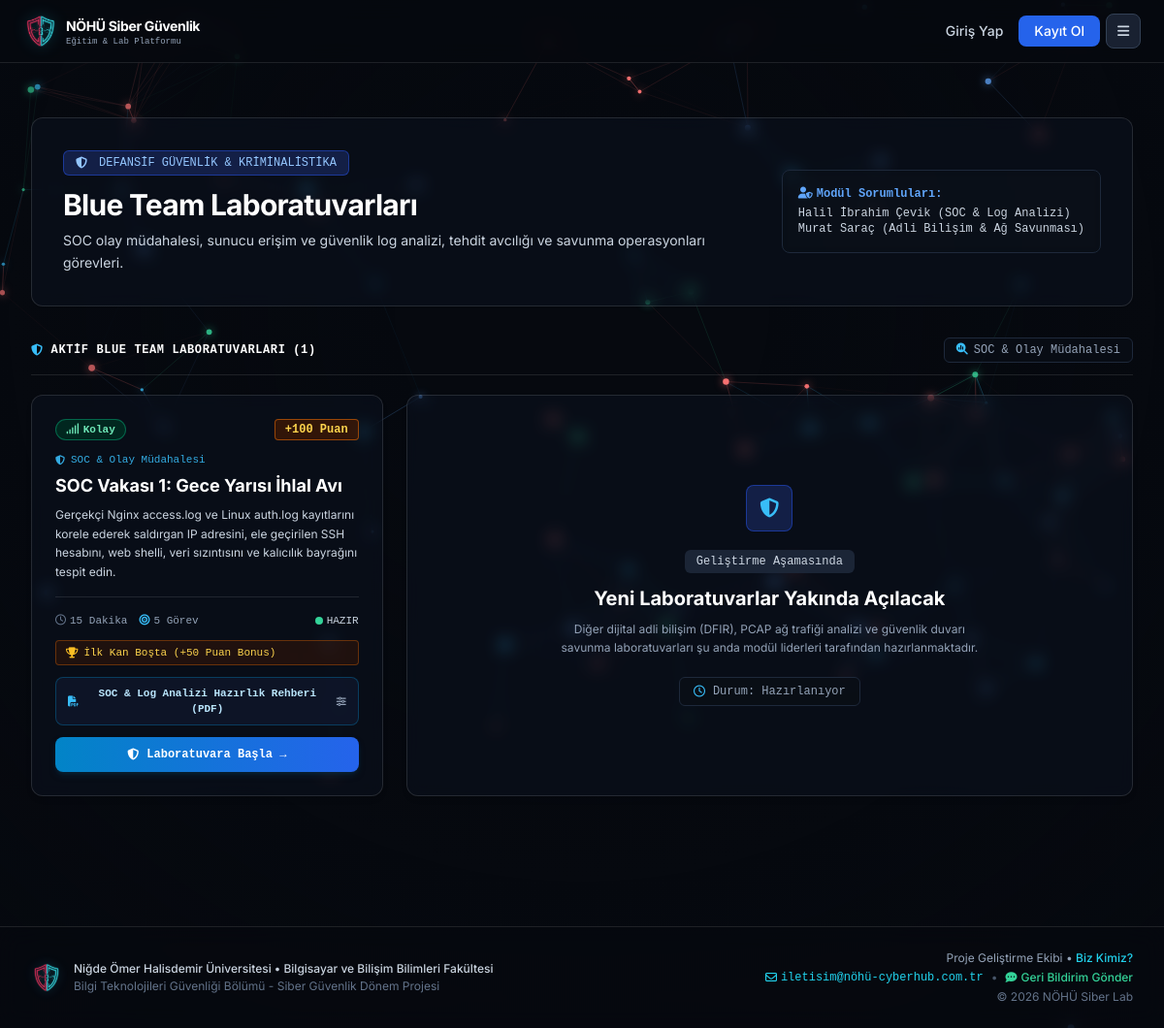
The app's page /blue-team with its own data.
### models.py (models this page shows, shortened)
class Lab(db.Model):
    __tablename__ = 'labs'
    id = db.Column(db.Integer, primary_key=True)
    slug = db.Column(db.String(64), unique=True, nullable=False)
    title = db.Column(db.String(128), nullable=False)
    category = db.Column(db.String(32), nullable=False) # 'red_team' or 'blue_team'
    sub_category = db.Column(db.String(64), nullable=True) # e.g. 'OWASP Top 10', 'Phishing', 'Digital Forensics', 'Log Analizi'
    difficulty = db.Column(db.String(32), default='Başlangıç') # Başlangıç, Orta, İleri
    points = db.Column(db.Integer, default=100)
    time_limit_sec = db.Column(db.Integer, default=600) # 10 minutes default
    description = db.Column(db.Text, nullable=False)
    scenario = db.Column(db.Text, nullable=False)
    instructions = db.Column(db.Text, nullable=False)
    hint = db.Column(db.Text, nullable=True)
    hint1 = db.Column(db.Text, nullable=True) # Ücretsiz ipucu (Temel Rehber)
    hint2 = db.Column(db.Text, nullable=True) # İleri ipucu (-10 Ceza Puanı)
    flag = db.Column(db.String(128), nullable=False) # e.g. FLAG{...}
    lab_type = db.Column(db.String(32), default='standard') # 'sqli', 'xss', 'phishing', 'forensics', 'log_analysis', 'multi_task'
    is_published = db.Column(db.Boolean, default=True)
    progress = db.relationship('UserLabProgress', backref='lab', cascade='all, delete-orphan', lazy='dynamic')
    writeups = db.relationship('LabWriteup', backref='lab', cascade='all, delete-orphan', lazy='dynamic')
    @property
    def first_blood(self):
        return self.progress.filter_by(is_first_blood=True, is_completed=True).first()

### app.py (the view)
@app.route('/blue-team')
def blue_team():
    return _render_team_labs('blue_team', 'blue_team.html')

### app.py (called while the page is built, shortened)
@app.before_request
def ensure_permanent_session():
    session.permanent = True
    if request.endpoint == 'static':
        return None
    uid = session.get('user_id')

@app.context_processor
def inject_user():
    current_user = None
    if 'user_id' in session:
        user = User.query.get(session['user_id'])
        if not user or user.is_suspended:
            session.clear()
        else:
            current_user = user
    return dict(current_user=current_user, support_email=SUPPORT_EMAIL)

@app.after_request
def set_security_headers(response):
    response.headers['X-Frame-Options'] = 'SAMEORIGIN'
    response.headers['X-Content-Type-Options'] = 'nosniff'
    response.headers['Referrer-Policy'] = 'strict-origin-when-cross-origin'
    response.headers['Permissions-Policy'] = 'geolocation=(), microphone=(), camera=()'
    return response

### templates/blue_team.html (shortened to what this page needs)
{% extends 'base.html' %}
{% block content %}
<div class="max-w-7xl mx-auto px-4 sm:px-6 lg:px-8 py-6 sm:py-10">
    <div class="cyber-card p-5 sm:p-8 mb-6 sm:mb-8 shadow-sm">
        <div class="flex flex-col md:flex-row items-start md:items-center justify-between gap-5 sm:gap-6">
            <div>
                <div class="inline-flex items-center space-x-2 px-3 py-1 rounded-md bg-blue-950/80 border border-blue-800/80 text-blue-300 text-[11px] sm:text-xs font-mono mb-3">
                    <i class="fa-solid fa-shield-halved mr-1"></i>
                    <span>DEFANSİF GÜVENLİK & KRİMİNALİSTİKA</span>
                </div>
                <h1 class="text-2xl md:text-3xl font-bold text-white tracking-tight">Blue Team Laboratuvarları</h1>
                <p class="text-sm text-slate-300 mt-2 max-w-2xl leading-relaxed">
                    SOC olay müdahalesi, sunucu erişim ve güvenlik log analizi, tehdit avcılığı ve savunma operasyonları görevleri.
                </p>
            </div>
            <div class="p-4 rounded-lg bg-slate-950/60 backdrop-blur-sm border border-slate-800 text-xs font-mono text-slate-300 w-full md:w-auto shrink-0">
                <div class="text-blue-400 font-semibold mb-1"><i class="fa-solid fa-user-shield mr-1"></i>Modül Sorumluları:</div>
                <div>Halil İbrahim Çevik (SOC &amp; Log Analizi)</div>
                <div>Murat Saraç (Adli Bilişim &amp; Ağ Savunması)</div>
            </div>
        </div>
    </div>
    <div class="flex flex-wrap items-center justify-between gap-3 mb-5 pb-3 border-b border-white/10 font-mono text-xs">
        <div class="flex items-center space-x-2 text-white font-bold uppercase tracking-wider">
            <i class="fa-solid fa-shield-halved text-sky-400"></i>
            <span>AKTİF BLUE TEAM LABORATUVARLARI ({{ labs|length }})</span>
        </div>
        <span class="text-slate-400 bg-slate-950/70 px-3 py-1 rounded-md border border-slate-800">
            <i class="fa-solid fa-magnifying-glass-chart text-sky-400 mr-1.5"></i>SOC & Olay Müdahalesi
        </span>
    </div>
    <div class="relative min-h-[460px]">
        <div class="grid grid-cols-1 md:grid-cols-2 lg:grid-cols-3 gap-6 " >
        {% for lab in labs %}
        {% set is_done = lab.id in user_completed_ids %}
        {% set prog = user_progress_map.get(lab.id) %}
        {% set total_tasks = task_counts.get(lab.slug, 0) %}
        <div class="cyber-card cyber-card-blue p-6 flex flex-col justify-between border-l-4 {{ 'border-l-emerald-500' if is_done else 'border-l-sky-500' }} shadow-md">
            <div>
                <div class="flex flex-wrap items-center justify-between gap-2 mb-3">
                    {% if lab.difficulty == 'Kolay' or lab.difficulty == 'Başlangıç' %}
                        <span class="text-[11px] font-mono px-2.5 py-0.5 rounded-full bg-emerald-950/90 text-emerald-300 border border-emerald-700/80 font-semibold">
                            <i class="fa-solid fa-signal mr-1"></i>{{ lab.difficulty }}
                        </span>
                    {% elif lab.difficulty == 'Orta' %}
                        <span class="text-[11px] font-mono px-2.5 py-0.5 rounded-full bg-amber-950/90 text-amber-300 border border-amber-700/80 font-semibold">
                            <i class="fa-solid fa-signal mr-1"></i>{{ lab.difficulty }}
                        </span>
                    {% else %}
                        <span class="text-[11px] font-mono px-2.5 py-0.5 rounded-full bg-rose-950/90 text-rose-300 border border-rose-700/80 font-semibold">
                            <i class="fa-solid fa-signal mr-1"></i>{{ lab.difficulty }}
                        </span>
                    {% endif %}
                    <div class="flex items-center gap-1.5">
                        <span class="text-xs font-mono font-bold text-amber-300 bg-amber-950/70 px-2.5 py-0.5 rounded border border-amber-700/80">
                            +{{ lab.points }} Puan
                        </span>
                    </div>
                </div>
                <div class="text-[11px] font-mono text-sky-400/90 mb-1.5 flex items-center gap-1.5">
                    <i class="fa-solid fa-shield-halved text-[10px]"></i>
                    <span>{{ lab.sub_category or 'Blue Team SOC' }}</span>
                </div>
                <h2 class="text-lg font-bold text-white mb-2 leading-snug">
                    {{ lab.title }}
                </h2>
                <p class="text-xs text-slate-300 leading-relaxed mb-4">
                    {{ lab.description }}
                </p>
                {% set warning = lab_warnings.get(lab.slug) if lab_warnings is defined else None %}
            </div>
            <div class="pt-4 border-t border-white/10 space-y-3 font-mono text-xs">
                <div class="flex flex-wrap items-center justify-between gap-2 text-[11px] text-slate-400">
                    <div class="flex items-center gap-3">
                        <span><i class="fa-regular fa-clock text-slate-500 mr-1"></i>{{ (lab.time_limit_sec // 60) }} Dakika</span>
                        {% if lab.lab_type == 'multi_task' and total_tasks > 0 %}
                        <span><i class="fa-solid fa-bullseye text-sky-400 mr-1"></i>{{ total_tasks }} Görev</span>
                        {% endif %}
                    </div>
                    {% if is_done %}
                        <span class="text-emerald-400 font-bold flex items-center gap-1">
                            <i class="fa-solid fa-circle-check"></i>ÇÖZÜLDÜ
                        </span>
                    {% elif prog and prog.solved_count > 0 and total_tasks > 0 %}
                        <span class="text-amber-300 font-bold flex items-center gap-1">
                            <i class="fa-solid fa-spinner"></i>{{ prog.solved_count }}/{{ total_tasks }} Görev
                        </span>
                    {% else %}
                        <span class="text-slate-300 flex items-center gap-1">
                            <span class="w-2 h-2 rounded-full bg-emerald-400 animate-pulse"></span>HAZIR
                        </span>
                    {% endif %}
                </div>
                <div class="text-[11px]">
                    {% if lab.first_blood and lab.first_blood.user %}
                        <div class="px-2.5 py-1 rounded bg-sky-950/60 border border-sky-800/70 text-sky-300 flex items-center gap-1.5">
                            <i class="fa-solid fa-droplet text-sky-400"></i>
                            <span>İlk Kan: <strong class="text-white">{{ lab.first_blood.user.username }}</strong></span>
                        </div>
                    {% else %}
                        <div class="px-2.5 py-1 rounded bg-amber-950/40 border border-amber-700/50 text-amber-300 flex items-center gap-1.5">
                            <i class="fa-solid fa-trophy text-amber-400"></i>
                            <span>İlk Kan Boşta (+50 Puan Bonus)</span>
                        </div>
                    {% endif %}
                </div>
                {% set guide = lab_guides.get(lab.slug) if lab_guides is defined else None %}
                {% if (not current_user or not current_user.is_unregistered) and guide %}
                <button type="button"
                        data-pdf-url="{{ url_for('static', filename=guide.filename) }}"
                        data-pdf-title="{{ guide.label }}"
                        data-pdf-filename="{{ guide.filename.split('/')[-1] }}"
                        onclick="openPdfGuideFromBtn(this)"
                        class="w-full py-2 px-3 rounded-lg font-semibold text-[11px] flex items-center justify-center gap-2 transition-all bg-slate-900/90 hover:bg-slate-800 border border-sky-800/60 hover:border-sky-500/70 text-sky-200 cursor-pointer">
                    <i class="fa-solid fa-file-pdf text-sky-400"></i>
                    <span>{{ guide.label }}</span>
                    <i class="fa-solid fa-sliders text-[10px] text-slate-400"></i>
                </button>
                {% endif %}
                {% if current_user and current_user.is_unregistered %}
                <div class="w-full py-2.5 px-4 rounded-lg font-bold text-xs flex items-center justify-center gap-2 transition-all bg-orange-950/70 text-orange-300 border border-orange-700/80 cursor-not-allowed select-none"
                     title="Laboratuvarlara erişmek için yönetici tarafından Öğrenci rolüne onaylanmalısınız.">
                    <i class="fa-solid fa-lock"></i>
                    <span>Kayıt Onay Bekliyor</span>
                </div>
                {% else %}
                <a href="{{ url_for('lab_detail', slug=lab.slug) }}"
                   class="w-full py-2.5 px-4 rounded-lg font-bold text-xs flex items-center justify-center gap-2 transition-all shadow-md {{ 'bg-emerald-700/80 hover:bg-emerald-600 text-white border border-emerald-500/60' if is_done else 'bg-gradient-to-r from-sky-600 to-blue-600 hover:from-sky-500 hover:to-blue-500 text-white shadow-sky-950/50' }}">
                    {% if is_done %}
                        <i class="fa-solid fa-rotate-right"></i>
                        <span>Laboratuvarı İncele / Tekrar Et</span>
                    {% elif prog and prog.solved_count > 0 %}
                        <i class="fa-solid fa-play"></i>
                        <span>Laboratuvara Devam Et &rarr;</span>
                    {% else %}
                        <i class="fa-solid fa-shield-halved"></i>
                        <span>Laboratuvara Başla &rarr;</span>
                    {% endif %}
                </a>
                {% endif %}
            </div>
        </div>
        {% endfor %}
        {% set rem_cols = 3 - (labs|length % 3) %}
        <div class="cyber-card p-8 text-center shadow-md flex flex-col items-center justify-center border-dashed {{ 'lg:col-span-2' if rem_cols == 2 else ('lg:col-span-3' if rem_cols == 3 else '') }}">
            <div class="max-w-md mx-auto">
                <div class="w-12 h-12 mx-auto mb-4 rounded-lg bg-blue-950/80 border border-blue-800/80 flex items-center justify-center text-sky-400 text-xl">
                    <i class="fa-solid fa-shield-halved"></i>
                </div>
                <div class="inline-block px-3 py-1 mb-3 rounded-md bg-slate-800/90 text-slate-300 font-mono text-xs">
                    Geliştirme Aşamasında
                </div>
                <h2 class="text-xl font-bold text-white mb-2">
                    Yeni Laboratuvarlar Yakında Açılacak
                </h2>
                <p class="text-slate-400 text-xs leading-relaxed mb-5">
                    Diğer dijital adli bilişim (DFIR), PCAP ağ trafiği analizi ve güvenlik duvarı savunma laboratuvarları şu anda modül liderleri tarafından hazırlanmaktadır.
                </p>
                <div class="inline-flex items-center space-x-2 text-xs font-mono text-slate-400 bg-slate-950/90 px-3.5 py-1.5 rounded-md border border-slate-800">
                    <i class="fa-regular fa-clock text-sky-400"></i>
                    <span>Durum: Hazırlanıyor</span>
                </div>
            </div>
        </div>
    </div>
    </div>
</div>
{% endblock %}

### static/css/cyber.css (style rules this page uses)
:root { --bg-main: #06090f; --bg-card: rgba(15, 23, 42, 0.35); --border-subtle: rgba(255, 255, 255, 0.1); --border-focus: #3b82f6; --brand-primary: #2563eb; --brand-hover: #1d4ed8; --red-team: #dc2626; --blue-team: #0284c7; --success: #10b981; }
html { overflow-x: clip; -webkit-text-size-adjust: 100%; }
body { font-family: 'Inter', -apple-system, BlinkMacSystemFont, 'Segoe UI', Roboto, sans-serif; background-color: var(--bg-main); color: #e2e8f0; min-height: 100vh; position: relative; overflow-x: clip; }
button, a, select { -webkit-tap-highlight-color: transparent; }
.font-mono { font-family: 'JetBrains Mono', 'Fira Code', monospace; }
.cyber-card { background-color: rgba(15, 23, 42, 0.35) !important; border: 1px solid rgba(255, 255, 255, 0.12) !important; backdrop-filter: blur(8px) !important; -webkit-backdrop-filter: blur(8px) !important; border-radius: 0.75rem; transition: border-color 0.2s ease, box-shadow 0.2s ease, transform 0.2s ease; position: relative; }

### records on screen
Lab: difficulty "Kolay", points "100", sub_category "SOC & Olay Müdahalesi", title "SOC Vakası 1: Gece Yarısı İhlal Avı", description "Gerçekçi Nginx access.log ve Linux auth.log kayıtlarını korele ederek saldırgan IP adresini, ele geçirilen SSH hesabını, web shelli, veri sızıntısını ve kalıcılık bayrağını tespit edin.", time_limit_sec "15", total_tasks "5", label "SOC & Log Analizi Hazırlık Rehberi (PDF)"

### other values on screen
{{ labs|length }} "1"
{{ support_email }} "iletisim@nöhü-cyberhub.com.tr"
